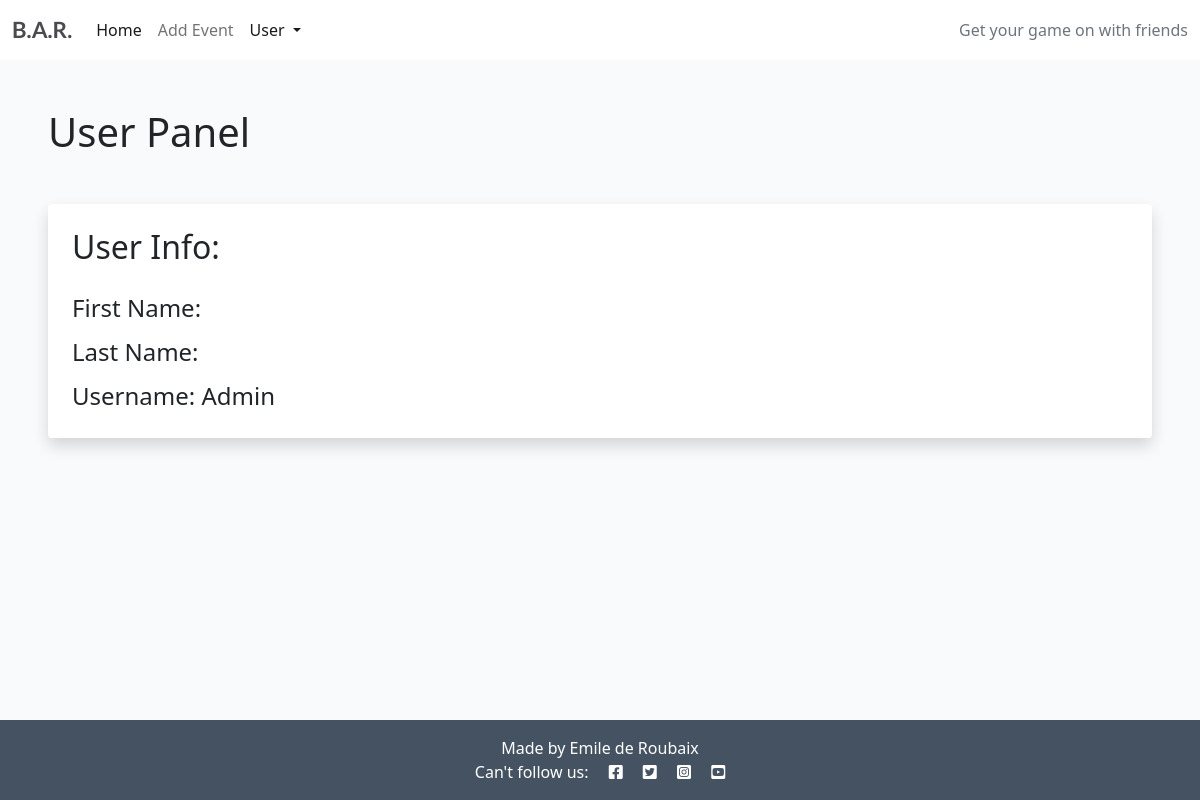
Before: /user-panel (signed in) with the older database file.
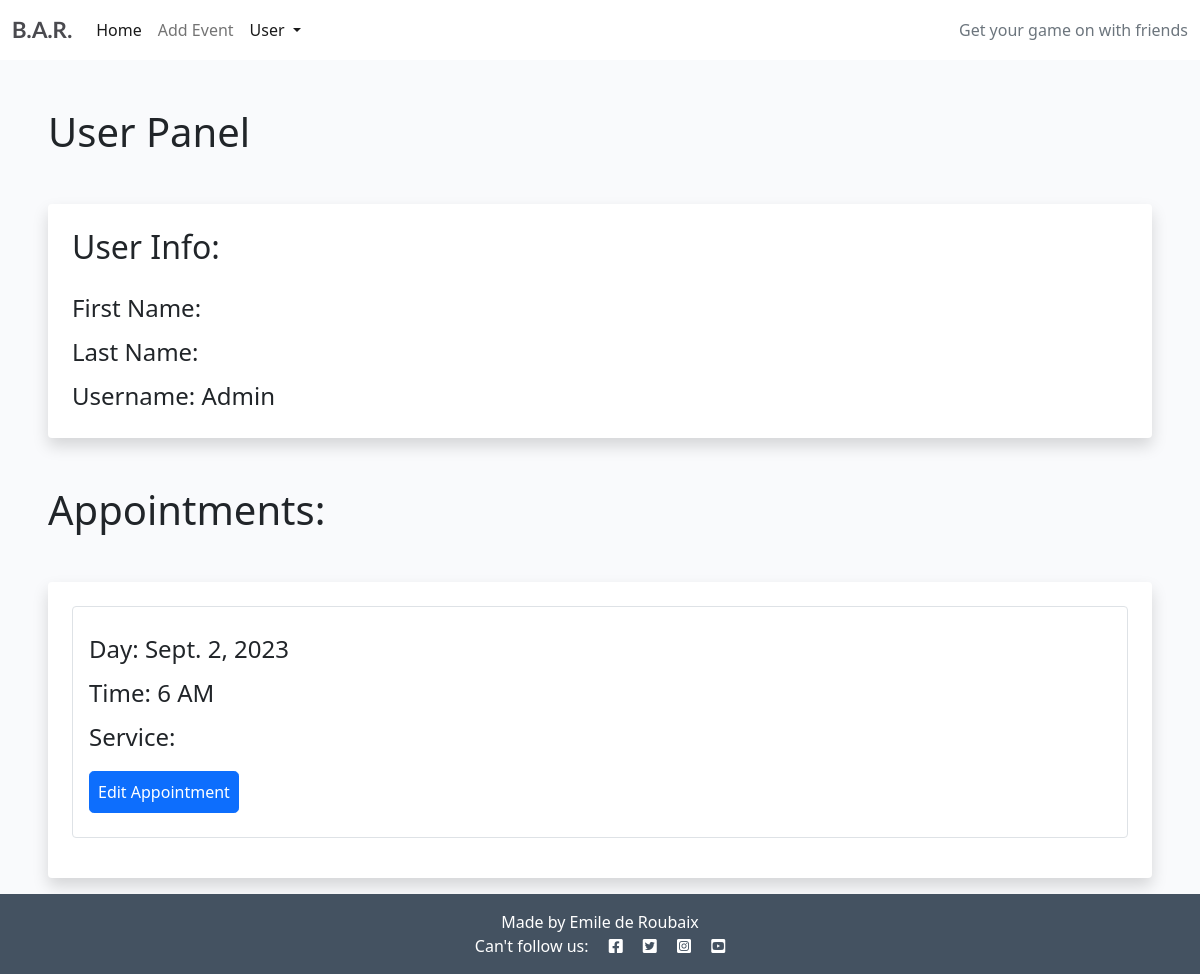
After: the same page with the newer database file.
### game_dates/models.py (models this page shows, shortened)
class Appointment(models.Model):
    user = models.ForeignKey(
        User, on_delete=models.CASCADE, null=True, blank=True)
    type = models.CharField(
        max_length=50, choices=SERVICE_CHOICES, default="Online gaming")
    day = models.DateField(default=datetime.now)
    time = models.CharField(
        max_length=24, choices=TIME_CHOICES)
    updated_on = models.DateTimeField(auto_now=True)
    content = models.TextField()
    created_on = models.DateTimeField(auto_now_add=True)
    approved = models.BooleanField(default=True)
    class Meta:
        ordering = ["-created_on"]

### game_dates/views.py (the view)
# urls.py: path('user-panel', views.userPanel, name='userPanel'),
def userPanel(request):
    user = request.user
    appointments = Appointment.objects.filter(user=user).order_by(
        'day', 'time')
    return render(request, 'userPanel.html', {
        'user': user,
        'appointments': appointments,
    })

### game_dates/templates/userPanel.html
{% extends "base.html" %}
{% block content %}
{% if user.is_authenticated %}
<h1 class=" ms-5 mt-5 ">User Panel</h1>
<div class="shadow p-4 mb-5 bg-body bg-body rounded text-black  m-5 ">
    <h2 class="">User Info:</h2>
    <ul class="list-group fs-4 mt-3">
            <li class="list-group mt-2">First Name: {{ user.first_name }}</li>
            <li class="list-group mt-2">Last Name: {{ user.last_name }}</li>
            <li class="list-group mt-2">Username: {{ user.username }}</li>
    </ul>
</div>
{% if appointments.count > 0 %}
<div class="mt-5 ">
    <h1 class=" ms-5">Appointments:</h1>
    <div class="shadow p-4 mb-3 bg-body bg-body rounded text-black  m-5">
        {% for appointment in appointments %}
        <div class="list-group fs-4 border p-3 mb-3">
            <p class="list-group mt-2">Day: {{ appointment.day }}</p>
            <p class="list-group mt-2">Time: {{ appointment.time }}</p>
            <p class="list-group mt-2">Service: {{ appointment.service }}</p>
            <div class="mt-3 mb-2">
                <a class="btn btn-primary rounded-3 p-2" href="{% url 'userUpdate' appointment.id %}">Edit Appointment</a>
            </div>
        </div>
        {% endfor %}
    </div>
</div>
{% endif %}
{% else %}
<div class="shadow p-4 mb-5 bg-body bg-body rounded text-black  m-5">
    <h1 class="p-2  ms-3">First Sign in!</h1>
    <a href="{% url 'login' %}" class="btn btn-primary text-white">Sign in</a>
</div>
{% endif %}
{% endblock %}

Changed rows visible on the page:
added Appointment: day "Sept. 2, 2023", time "6 AM"
Other visible differences:
text now shown: "Appointments:"
